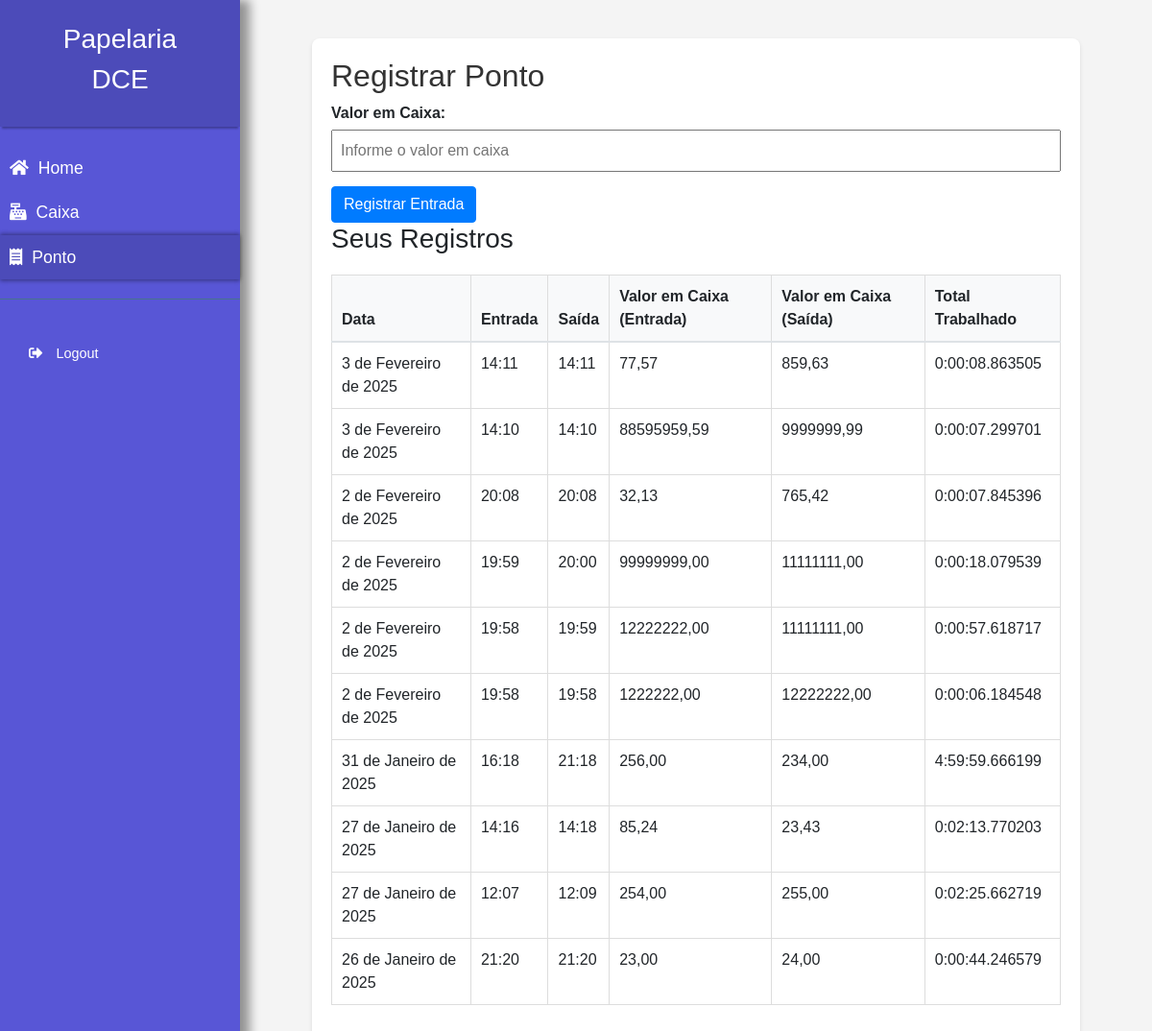
The page /registrar-ponto/ (signed in) on the database its author committed.
### core/models.py (models this page shows, shortened)
class RegistroPonto(models.Model):
    usuario = models.ForeignKey(settings.AUTH_USER_MODEL, on_delete=models.CASCADE)
    data = models.DateField(auto_now_add=True)
    entrada = models.TimeField(null=True, blank=True)
    saida = models.TimeField(null=True, blank=True)
    valor_em_caixa_entrada = models.DecimalField(max_digits=10, decimal_places=2, null=True, blank=True)
    valor_em_caixa_saida = models.DecimalField(max_digits=10, decimal_places=2, null=True, blank=True)
    total_trabalhado = models.DurationField(null=True, blank=True)

### core/views.py (the view, shortened to what this page needs)
# urls.py: path('registrar-ponto/', views.registrar_ponto, name='registrar-ponto'),
@login_required
def registrar_ponto(request):
    ip_requisitante = request.META.get('REMOTE_ADDR')
    print(ip_requisitante)
    if ip_requisitante not in settings.ALLOWED_IP:
        messages.error(request, "Dispositivo não autorizado para registrar ponto.")
        return redirect('painel-vendas')
    user = request.user
    if user.primeiro_acesso:
        return redirect('trocar-senha')
    registros = RegistroPonto.objects.filter(usuario=request.user).order_by('-data', '-entrada')
    registro_atual = registros.filter(data=date.today(), entrada__isnull=False, saida__isnull=True).first()
    return render(request, 'core/registrar_ponto.html', {'registros': registros, 'registro_atual': registro_atual})

### core/templates/core/registrar_ponto.html (shortened to what this page needs)
{% extends 'base.html' %}
{% block body %}
    <div class="container">
        <h2>Registrar Ponto</h2>
        <form method="post" action="/registrar-ponto/">
            <div class="form-group">
                <label for="valor_em_caixa">Valor em Caixa:</label>
                <input type="text" id="valor_em_caixa" name="valor_em_caixa" placeholder="Informe o valor em caixa" required>
            </div>
            {% if registro_atual %}
                <button type="submit" name="saida" class="btn btn-danger">Registrar Saída</button>
            {% else %}
                <button type="submit" name="entrada" class="btn btn-primary">Registrar Entrada</button>
            {% endif %}
        </form>
        <h3>Seus Registros</h3>
        <table class="table">
            <thead>
                <tr>
                    <th>Data</th>
                    <th>Entrada</th>
                    <th>Saída</th>
                    <th>Valor em Caixa (Entrada)</th>
                    <th>Valor em Caixa (Saída)</th>
                    <th>Total Trabalhado</th>
                </tr>
            </thead>
            <tbody>
                {% for registro in registros %}
                <tr>
                    <td>{{ registro.data }}</td>
                    <td>{{ registro.entrada }}</td>
                    <td>{{ registro.saida|default:"-" }}</td>
                    <td>{{ registro.valor_em_caixa_entrada|default:"-" }}</td>
                    <td>{{ registro.valor_em_caixa_saida|default:"-" }}</td>
                    <td>
                        {% if registro.total_trabalhado %}
                            {{ registro.total_trabalhado }}
                        {% else %}
                            -
                        {% endif %}
                    </td>
                </tr>
                {% endfor %}
            </tbody>
        </table>
    </div>
{% endblock %}

### static/css/base.css (style rules this page uses)
body { font-family: 'Poppins', sans-serif; background: #fafafa; }

### rows shown on the page
RegistroPonto: data "3 de Fevereiro de 2025", entrada "14:11", saida "14:11", valor_em_caixa_entrada "77,57", valor_em_caixa_saida "859,63", total_trabalhado "0:00:08.863505"
RegistroPonto: data "3 de Fevereiro de 2025", entrada "14:10", saida "14:10", valor_em_caixa_entrada "88595959,59", valor_em_caixa_saida "9999999,99", total_trabalhado "0:00:07.299701"
RegistroPonto: data "2 de Fevereiro de 2025", entrada "20:08", saida "20:08", valor_em_caixa_entrada "32,13", valor_em_caixa_saida "765,42", total_trabalhado "0:00:07.845396"
RegistroPonto: data "2 de Fevereiro de 2025", entrada "19:59", saida "20:00", valor_em_caixa_entrada "99999999,00", valor_em_caixa_saida "11111111,00", total_trabalhado "0:00:18.079539"
RegistroPonto: data "2 de Fevereiro de 2025", entrada "19:58", saida "19:59", valor_em_caixa_entrada "12222222,00", valor_em_caixa_saida "11111111,00", total_trabalhado "0:00:57.618717"
RegistroPonto: data "2 de Fevereiro de 2025", entrada "19:58", saida "19:58", valor_em_caixa_entrada "1222222,00", valor_em_caixa_saida "12222222,00", total_trabalhado "0:00:06.184548"
RegistroPonto: data "31 de Janeiro de 2025", entrada "16:18", saida "21:18", valor_em_caixa_entrada "256,00", valor_em_caixa_saida "234,00", total_trabalhado "4:59:59.666199"
RegistroPonto: data "27 de Janeiro de 2025", entrada "14:16", saida "14:18", valor_em_caixa_entrada "85,24", valor_em_caixa_saida "23,43", total_trabalhado "0:02:13.770203"
RegistroPonto: data "27 de Janeiro de 2025", entrada "12:07", saida "12:09", valor_em_caixa_entrada "254,00", valor_em_caixa_saida "255,00", total_trabalhado "0:02:25.662719"
RegistroPonto: data "26 de Janeiro de 2025", entrada "21:20", saida "21:20", valor_em_caixa_entrada "23,00", valor_em_caixa_saida "24,00", total_trabalhado "0:00:44.246579"
